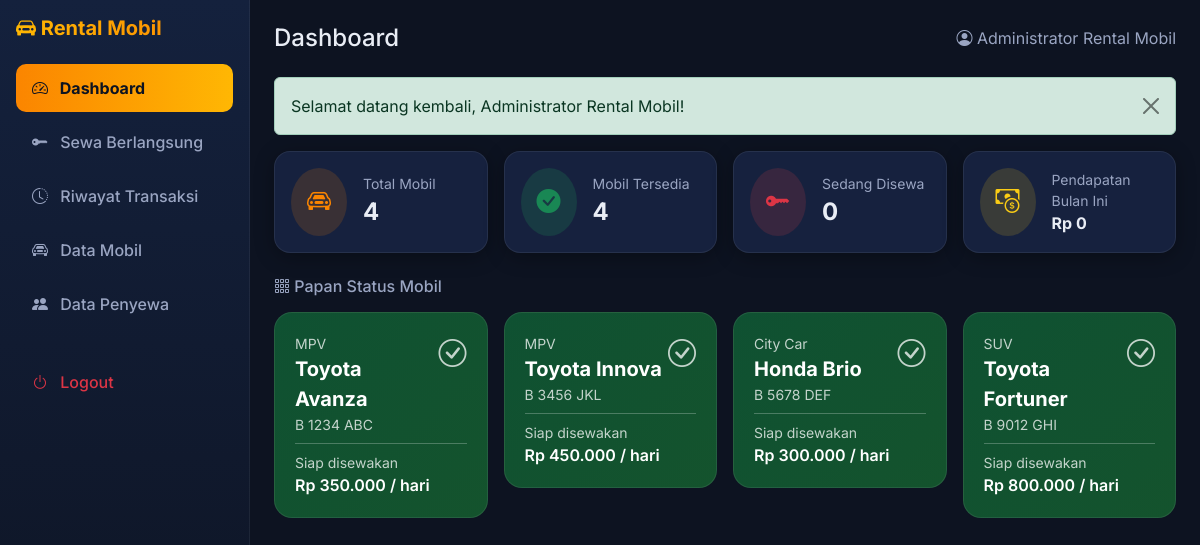
Page /dashboard.php (signed in) on the committed database.
### tables this page shows
CREATE TABLE IF NOT EXISTS mobil (
    id INT AUTO_INCREMENT PRIMARY KEY,
    plat_nomor VARCHAR(15) NOT NULL UNIQUE,
    merk_model VARCHAR(100) NOT NULL,
    tipe ENUM('City Car', 'MPV', 'SUV', 'Sedan', 'Pickup') NOT NULL DEFAULT 'MPV',
    tahun YEAR NULL,
    harga_per_hari DECIMAL(12,2) NOT NULL,
    status ENUM('Tersedia', 'Disewa', 'Maintenance') NOT NULL DEFAULT 'Tersedia',
    created_at TIMESTAMP DEFAULT CURRENT_TIMESTAMP,
    updated_at TIMESTAMP DEFAULT CURRENT_TIMESTAMP ON UPDATE CURRENT_TIMESTAMP
);

### dashboard.php (the view, shortened to what this page needs)
<?php
require_once __DIR__ . '/functions.php';
$pdo = getConnection();
$statMobil = $pdo->query("
    SELECT
        COUNT(*) AS total_mobil,
        SUM(CASE WHEN status = 'Tersedia' THEN 1 ELSE 0 END) AS tersedia,
        SUM(CASE WHEN status = 'Disewa' THEN 1 ELSE 0 END) AS disewa,
        SUM(CASE WHEN status = 'Maintenance' THEN 1 ELSE 0 END) AS maintenance
    FROM mobil
")->fetch();
$pendapatanBulanIni = $pdo->prepare("
    SELECT COALESCE(SUM(total_biaya), 0) AS total
    FROM sewa
    WHERE status = 'Selesai' AND MONTH(tanggal_kembali) = MONTH(CURDATE()) AND YEAR(tanggal_kembali) = YEAR(CURDATE())
");
$pendapatanBulanIni->execute();
$pendapatan = $pendapatanBulanIni->fetch()['total'];
$daftarMobil = $pdo->query("
    SELECT m.id, m.plat_nomor, m.merk_model, m.tipe, m.harga_per_hari, m.status,
           s.id AS sewa_id, s.tanggal_mulai, s.tanggal_rencana_selesai,
           p.nama_lengkap AS nama_penyewa
    FROM mobil m
    LEFT JOIN sewa s ON s.mobil_id = m.id AND s.status = 'Berlangsung'
    LEFT JOIN penyewa p ON p.id = s.penyewa_id
    ORDER BY m.plat_nomor ASC
")->fetchAll();
$pageTitle  = 'Dashboard';
$activeMenu = 'dashboard';
require_once __DIR__ . '/header.php';
?>
<div class="row g-3 mb-4">
    <div class="col-md-3">
        <div class="card card-stat">
            <div class="card-body d-flex align-items-center">
                <div class="rounded-circle p-3 me-3" style="background: rgba(251,133,0,0.15);">
                    <i class="bi bi-car-front fs-4" style="color:#fb8500;"></i>
                </div>
                <div>
                    <div class="text-muted-light small">Total Mobil</div>
                    <div class="fs-4 fw-bold"><?= (int) $statMobil['total_mobil'] ?></div>
                </div>
            </div>
        </div>
    </div>
    <div class="col-md-3">
        <div class="card card-stat">
            <div class="card-body d-flex align-items-center">
                <div class="rounded-circle p-3 me-3" style="background: rgba(34,197,94,0.15);">
                    <i class="bi bi-check-circle-fill fs-4 text-success"></i>
                </div>
                <div>
                    <div class="text-muted-light small">Mobil Tersedia</div>
                    <div class="fs-4 fw-bold"><?= (int) $statMobil['tersedia'] ?></div>
                </div>
            </div>
        </div>
    </div>
    <div class="col-md-3">
        <div class="card card-stat">
            <div class="card-body d-flex align-items-center">
                <div class="rounded-circle p-3 me-3" style="background: rgba(239,68,68,0.15);">
                    <i class="bi bi-key-fill fs-4 text-danger"></i>
                </div>
                <div>
                    <div class="text-muted-light small">Sedang Disewa</div>
                    <div class="fs-4 fw-bold"><?= (int) $statMobil['disewa'] ?></div>
                </div>
            </div>
        </div>
    </div>
    <div class="col-md-3">
        <div class="card card-stat">
            <div class="card-body d-flex align-items-center">
                <div class="rounded-circle p-3 me-3" style="background: rgba(250,204,21,0.15);">
                    <i class="bi bi-cash-coin fs-4" style="color:#facc15;"></i>
                </div>
                <div>
                    <div class="text-muted-light small">Pendapatan Bulan Ini</div>
                    <div class="fs-6 fw-bold"><?= formatRupiah($pendapatan) ?></div>
                </div>
            </div>
        </div>
    </div>
</div>
<h6 class="mb-3 text-muted-light"><i class="bi bi-grid-3x3-gap"></i> Papan Status Mobil</h6>
<div class="row g-3 mb-4">
    <?php foreach ($daftarMobil as $m): ?>
        <div class="col-md-4 col-lg-3">
            <?php
                $kelasWarna = match ($m['status']) {
                    'Tersedia'    => 'unit-tersedia',
                    'Disewa'      => 'unit-disewa',
                    'Maintenance' => 'unit-maintenance',
                    default       => '',
                };
            ?>
            <div class="unit-card <?= $kelasWarna ?> text-white">
                <div class="d-flex justify-content-between align-items-start">
                    <div>
                        <div class="small opacity-75"><?= clean($m['tipe']) ?></div>
                        <div class="fs-5 fw-bold"><?= clean($m['merk_model']) ?></div>
                        <div class="small opacity-75"><?= clean($m['plat_nomor']) ?></div>
                    </div>
                    <i class="bi <?= $m['status'] === 'Disewa' ? 'bi-key-fill' : ($m['status'] === 'Maintenance' ? 'bi-tools' : 'bi-check-circle') ?> fs-3 opacity-75"></i>
                </div>
                <?php if ($m['status'] === 'Disewa' && $m['nama_penyewa']): ?>
                    <hr class="border-light opacity-25 my-2">
                    <div class="small opacity-75">Penyewa: <?= clean($m['nama_penyewa']) ?></div>
                    <div class="small opacity-75">Mulai: <?= formatTanggalIndo($m['tanggal_mulai']) ?></div>
                    <div class="small opacity-75">Rencana kembali: <?= formatTanggalIndo($m['tanggal_rencana_selesai']) ?></div>
                <?php elseif ($m['status'] === 'Tersedia'): ?>
                    <hr class="border-light opacity-25 my-2">
                    <div class="small opacity-75">Siap disewakan</div>
                    <div class="fw-semibold"><?= formatRupiah($m['harga_per_hari']) ?> / hari</div>
                <?php else: ?>
                    <hr class="border-light opacity-25 my-2">
                    <div class="small opacity-75">Sedang tidak dapat disewakan</div>
                <?php endif; ?>
            </div>
        </div>
    <?php endforeach; ?>
</div>
<?php require_once __DIR__ . '/footer.php'; ?>

### header.php (shortened to what this page needs)
<?php
$pageTitle = $pageTitle ?? 'Rental Mobil';
?>
<!DOCTYPE html>
<html lang="id">
<head>
    <link href="https://cdn.jsdelivr.net/npm/bootstrap@5.3.3/dist/css/bootstrap.min.css" rel="stylesheet">
    <link rel="stylesheet" href="https://cdn.jsdelivr.net/npm/bootstrap-icons@1.11.3/font/bootstrap-icons.css">
</head>
<body>
<div class="d-flex">
    <nav class="sidebar p-3" style="width: 250px;">
        <h5 class="brand-title mb-4"><i class="bi bi-car-front-fill"></i> Rental Mobil</h5>
        <ul class="nav flex-column">
            <li class="nav-item">
                <a class="nav-link <?= ($activeMenu ?? '') === 'dashboard' ? 'active' : '' ?>" href="dashboard.php">
                    <i class="bi bi-speedometer2 me-2"></i> Dashboard
                </a>
            </li>
            <li class="nav-item">
                <a class="nav-link <?= ($activeMenu ?? '') === 'sewa' ? 'active' : '' ?>" href="sewa.php">
                    <i class="bi bi-key-fill me-2"></i> Sewa Berlangsung
                </a>
            </li>
            <li class="nav-item">
                <a class="nav-link <?= ($activeMenu ?? '') === 'riwayat' ? 'active' : '' ?>" href="riwayat.php">
                    <i class="bi bi-clock-history me-2"></i> Riwayat Transaksi
                </a>
            </li>
            <li class="nav-item">
                <a class="nav-link <?= ($activeMenu ?? '') === 'mobil' ? 'active' : '' ?>" href="mobil.php">
                    <i class="bi bi-car-front me-2"></i> Data Mobil
                </a>
            </li>
            <li class="nav-item">
                <a class="nav-link <?= ($activeMenu ?? '') === 'penyewa' ? 'active' : '' ?>" href="penyewa.php">
                    <i class="bi bi-people-fill me-2"></i> Data Penyewa
                </a>
            </li>
            <li class="nav-item mt-4">
                <a class="nav-link text-danger" href="logout.php">
                    <i class="bi bi-power me-2"></i> Logout
                </a>
            </li>
        </ul>
    </nav>
    <main class="flex-fill p-4">
        <div class="d-flex justify-content-between align-items-center mb-4">
            <h4 class="mb-0"><?= clean($pageTitle) ?></h4>
            <span class="text-muted-light">
                <i class="bi bi-person-circle"></i> <?= clean($_SESSION['nama_lengkap'] ?? 'Admin') ?>
            </span>
        </div>
        <?php showFlash(); ?>

### functions.php (shortened to what this page needs)
<?php
function clean(?string $data): string
{
    return htmlspecialchars(trim($data), ENT_QUOTES, 'UTF-8');
}
function showFlash(): void
{
    if (!empty($_SESSION['flash'])) {
        $type    = clean($_SESSION['flash']['type']);
        $message = clean($_SESSION['flash']['message']);
        echo <<<HTML
        <div class="alert alert-{$type} alert-dismissible fade show" role="alert">
            {$message}
            <button type="button" class="btn-close" data-bs-dismiss="alert" aria-label="Close"></button>
        </div>
        HTML;
    }
}
function formatRupiah($angka): string
{
    return 'Rp ' . number_format((float) $angka, 0, ',', '.');
}

### footer.php (shortened to what this page needs)
    </main>
</div>
</body>
</html>

### header.php (style rules this page uses)
body { background: #0d1321; font-family: 'Inter', sans-serif; color: #e9edf5; }
.sidebar { min-height: 100vh; background: linear-gradient(180deg, #14213d 0%, #0d1321 100%); border-right: 1px solid rgba(255,255,255,0.06); }
.sidebar a { color: #9aa5c2; text-decoration: none; }
.sidebar a.active, .sidebar a:hover { background: linear-gradient(90deg, #fb8500, #ffb703); color: #0d1321; font-weight: 700; }
.sidebar .nav-link { padding: 0.75rem 1rem; border-radius: 10px; margin-bottom: 6px; font-weight: 500; transition: all .15s; }
.brand-title { background: linear-gradient(90deg, #ffb703, #fb8500); -webkit-background-clip: text; background-clip: text; color: transparent; font-weight: 700; }
.card-stat, .card-glass { border: 1px solid rgba(255,255,255,0.07); border-radius: 16px; background: #16213e; box-shadow: 0 4px 20px rgba(0,0,0,0.3); color: #e9edf5; }
.unit-card { border-radius: 18px; padding: 1.25rem; position: relative; overflow: hidden; border: 1px solid rgba(255,255,255,0.08); transition: transform .15s; }
.unit-tersedia { background: linear-gradient(135deg, #0f5132, #14532d); }
.text-muted-light { color: #9aa5c2; }

### rows in the picture
mobil: tipe "MPV", merk_model "Toyota Avanza", plat_nomor "B 1234 ABC", harga_per_hari "Rp 350.000"
mobil: tipe "MPV", merk_model "Toyota Innova", plat_nomor "B 3456 JKL", harga_per_hari "Rp 450.000"
mobil: tipe "City Car", merk_model "Honda Brio", plat_nomor "B 5678 DEF", harga_per_hari "Rp 300.000"
mobil: tipe "SUV", merk_model "Toyota Fortuner", plat_nomor "B 9012 GHI", harga_per_hari "Rp 800.000"

### other values in the picture
$pageTitle "Dashboard"
$_SESSION['nama_lengkap'] "Administrator Rental Mobil"
$message "Selamat datang kembali, Administrator Rental Mobil!"
$statMobil['total_mobil'] "4"
$statMobil['tersedia'] "4"
$statMobil['disewa'] "0"
formatRupiah($pendapatan) "Rp 0"
